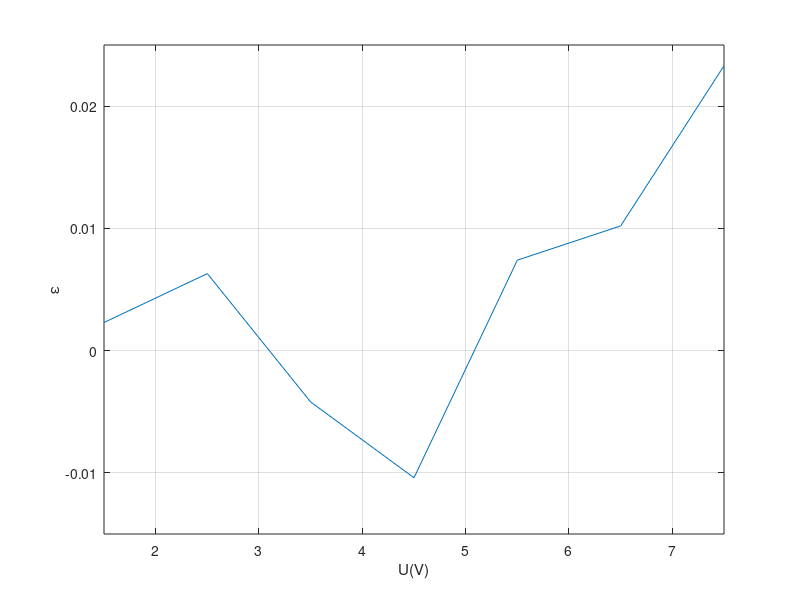

Write MATLAB code to recreate this figure.
clear,clc;
Bc=30:20:150;
V=1.5:1:7.5;
V0x=[1.5023,2.5063,3.4958,4.4896,5.5074,6.5102,7.5233];
dV=V-V0x;
ksi=-dV;

plot(V,ksi)
xlabel('U(V)')
ylabel('\epsilon')
grid on
axis([1.5,7.5,-0.015,0.025])

max(ksi)
max(V)
gama=max(ksi)/max(V)*100;
